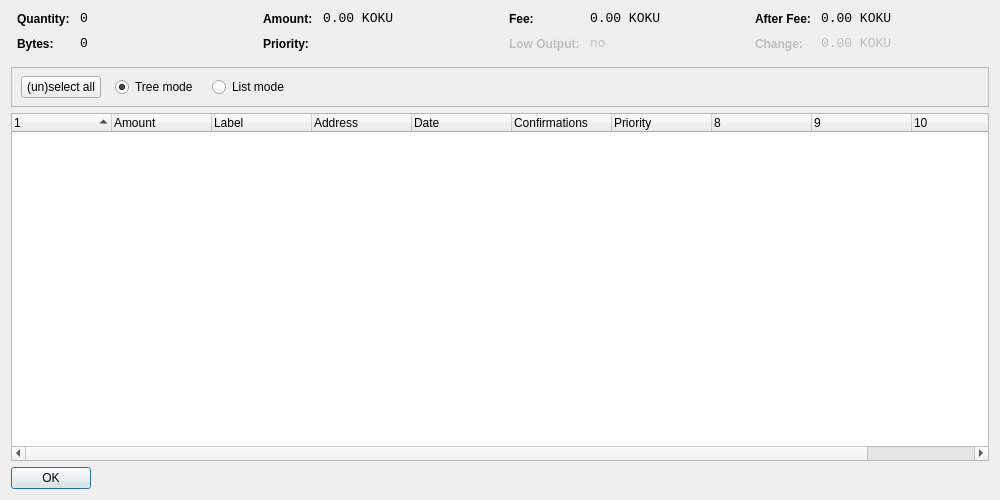
<?xml version="1.0" encoding="UTF-8"?>
<ui version="4.0">
 <class>CoinControlDialog</class>
 <widget class="QDialog" name="CoinControlDialog">
  <property name="geometry">
   <rect>
    <x>0</x>
    <y>0</y>
    <width>1000</width>
    <height>500</height>
   </rect>
  </property>
  <property name="windowTitle">
   <string>Coin Control</string>
  </property>
  <layout class="QVBoxLayout" name="verticalLayout">
   <item>
    <layout class="QHBoxLayout" name="horizontalLayoutTop" stretch="0,0,0,0">
     <property name="topMargin">
      <number>0</number>
     </property>
     <property name="bottomMargin">
      <number>10</number>
     </property>
     <item>
      <layout class="QFormLayout" name="formLayoutCoinControl1">
       <property name="horizontalSpacing">
        <number>10</number>
       </property>
       <property name="verticalSpacing">
        <number>10</number>
       </property>
       <property name="leftMargin">
        <number>6</number>
       </property>
       <property name="rightMargin">
        <number>6</number>
       </property>
       <item row="0" column="0">
        <widget class="QLabel" name="labelCoinControlQuantityText">
         <property name="styleSheet">
          <string notr="true">font-weight:bold;</string>
         </property>
         <property name="text">
          <string>Quantity:</string>
         </property>
        </widget>
       </item>
       <item row="0" column="1">
        <widget class="QLabel" name="labelCoinControlQuantity">
         <property name="font">
          <font>
           <family>Monospace</family>
           <pointsize>10</pointsize>
          </font>
         </property>
         <property name="cursor">
          <cursorShape>IBeamCursor</cursorShape>
         </property>
         <property name="contextMenuPolicy">
          <enum>Qt::ActionsContextMenu</enum>
         </property>
         <property name="text">
          <string notr="true">0</string>
         </property>
         <property name="textInteractionFlags">
          <set>Qt::LinksAccessibleByMouse|Qt::TextSelectableByKeyboard|Qt::TextSelectableByMouse</set>
         </property>
        </widget>
       </item>
       <item row="1" column="0">
        <widget class="QLabel" name="labelCoinControlBytesText">
         <property name="styleSheet">
          <string notr="true">font-weight:bold;</string>
         </property>
         <property name="text">
          <string>Bytes:</string>
         </property>
        </widget>
       </item>
       <item row="1" column="1">
        <widget class="QLabel" name="labelCoinControlBytes">
         <property name="font">
          <font>
           <family>Monospace</family>
           <pointsize>10</pointsize>
          </font>
         </property>
         <property name="cursor">
          <cursorShape>IBeamCursor</cursorShape>
         </property>
         <property name="contextMenuPolicy">
          <enum>Qt::ActionsContextMenu</enum>
         </property>
         <property name="text">
          <string notr="true">0</string>
         </property>
         <property name="textInteractionFlags">
          <set>Qt::LinksAccessibleByMouse|Qt::TextSelectableByKeyboard|Qt::TextSelectableByMouse</set>
         </property>
        </widget>
       </item>
      </layout>
     </item>
     <item>
      <layout class="QFormLayout" name="formLayoutCoinControl2">
       <property name="horizontalSpacing">
        <number>10</number>
       </property>
       <property name="verticalSpacing">
        <number>10</number>
       </property>
       <property name="leftMargin">
        <number>6</number>
       </property>
       <property name="rightMargin">
        <number>6</number>
       </property>
       <item row="0" column="0">
        <widget class="QLabel" name="labelCoinControlAmountText">
         <property name="styleSheet">
          <string notr="true">font-weight:bold;</string>
         </property>
         <property name="text">
          <string>Amount:</string>
         </property>
        </widget>
       </item>
       <item row="0" column="1">
        <widget class="QLabel" name="labelCoinControlAmount">
         <property name="font">
          <font>
           <family>Monospace</family>
           <pointsize>10</pointsize>
          </font>
         </property>
         <property name="cursor">
          <cursorShape>IBeamCursor</cursorShape>
         </property>
         <property name="contextMenuPolicy">
          <enum>Qt::ActionsContextMenu</enum>
         </property>
         <property name="text">
          <string notr="true">0.00 KOKU</string>
         </property>
         <property name="textInteractionFlags">
          <set>Qt::LinksAccessibleByMouse|Qt::TextSelectableByKeyboard|Qt::TextSelectableByMouse</set>
         </property>
        </widget>
       </item>
       <item row="1" column="0">
        <widget class="QLabel" name="labelCoinControlPriorityText">
         <property name="styleSheet">
          <string notr="true">font-weight:bold;</string>
         </property>
         <property name="text">
          <string>Priority:</string>
         </property>
        </widget>
       </item>
       <item row="1" column="1">
        <widget class="QLabel" name="labelCoinControlPriority">
         <property name="font">
          <font>
           <family>Monospace</family>
           <pointsize>10</pointsize>
          </font>
         </property>
         <property name="cursor">
          <cursorShape>IBeamCursor</cursorShape>
         </property>
         <property name="contextMenuPolicy">
          <enum>Qt::ActionsContextMenu</enum>
         </property>
         <property name="text">
          <string/>
         </property>
         <property name="textInteractionFlags">
          <set>Qt::LinksAccessibleByMouse|Qt::TextSelectableByKeyboard|Qt::TextSelectableByMouse</set>
         </property>
        </widget>
       </item>
      </layout>
     </item>
     <item>
      <layout class="QFormLayout" name="formLayoutCoinControl3">
       <property name="horizontalSpacing">
        <number>10</number>
       </property>
       <property name="verticalSpacing">
        <number>10</number>
       </property>
       <property name="leftMargin">
        <number>6</number>
       </property>
       <property name="rightMargin">
        <number>6</number>
       </property>
       <item row="0" column="0">
        <widget class="QLabel" name="labelCoinControlFeeText">
         <property name="styleSheet">
          <string notr="true">font-weight:bold;</string>
         </property>
         <property name="text">
          <string>Fee:</string>
         </property>
        </widget>
       </item>
       <item row="0" column="1">
        <widget class="QLabel" name="labelCoinControlFee">
         <property name="font">
          <font>
           <family>Monospace</family>
           <pointsize>10</pointsize>
          </font>
         </property>
         <property name="cursor">
          <cursorShape>IBeamCursor</cursorShape>
         </property>
         <property name="contextMenuPolicy">
          <enum>Qt::ActionsContextMenu</enum>
         </property>
         <property name="text">
          <string notr="true">0.00 KOKU</string>
         </property>
         <property name="textInteractionFlags">
          <set>Qt::LinksAccessibleByMouse|Qt::TextSelectableByKeyboard|Qt::TextSelectableByMouse</set>
         </property>
        </widget>
       </item>
       <item row="1" column="0">
        <widget class="QLabel" name="labelCoinControlLowOutputText">
         <property name="enabled">
          <bool>false</bool>
         </property>
         <property name="styleSheet">
          <string notr="true">font-weight:bold;</string>
         </property>
         <property name="text">
          <string>Low Output:</string>
         </property>
        </widget>
       </item>
       <item row="1" column="1">
        <widget class="QLabel" name="labelCoinControlLowOutput">
         <property name="enabled">
          <bool>false</bool>
         </property>
         <property name="font">
          <font>
           <family>Monospace</family>
           <pointsize>10</pointsize>
          </font>
         </property>
         <property name="cursor">
          <cursorShape>IBeamCursor</cursorShape>
         </property>
         <property name="contextMenuPolicy">
          <enum>Qt::ActionsContextMenu</enum>
         </property>
         <property name="text">
          <string notr="true">no</string>
         </property>
         <property name="textInteractionFlags">
          <set>Qt::LinksAccessibleByMouse|Qt::TextSelectableByKeyboard|Qt::TextSelectableByMouse</set>
         </property>
        </widget>
       </item>
      </layout>
     </item>
     <item>
      <layout class="QFormLayout" name="formLayoutCoinControl4">
       <property name="horizontalSpacing">
        <number>10</number>
       </property>
       <property name="verticalSpacing">
        <number>10</number>
       </property>
       <property name="leftMargin">
        <number>6</number>
       </property>
       <property name="rightMargin">
        <number>6</number>
       </property>
       <item row="0" column="0">
        <widget class="QLabel" name="labelCoinControlAfterFeeText">
         <property name="styleSheet">
          <string notr="true">font-weight:bold;</string>
         </property>
         <property name="text">
          <string>After Fee:</string>
         </property>
        </widget>
       </item>
       <item row="0" column="1">
        <widget class="QLabel" name="labelCoinControlAfterFee">
         <property name="font">
          <font>
           <family>Monospace</family>
           <pointsize>10</pointsize>
          </font>
         </property>
         <property name="cursor">
          <cursorShape>IBeamCursor</cursorShape>
         </property>
         <property name="contextMenuPolicy">
          <enum>Qt::ActionsContextMenu</enum>
         </property>
         <property name="text">
          <string notr="true">0.00 KOKU</string>
         </property>
         <property name="textInteractionFlags">
          <set>Qt::LinksAccessibleByMouse|Qt::TextSelectableByKeyboard|Qt::TextSelectableByMouse</set>
         </property>
        </widget>
       </item>
       <item row="1" column="0">
        <widget class="QLabel" name="labelCoinControlChangeText">
         <property name="enabled">
          <bool>false</bool>
         </property>
         <property name="styleSheet">
          <string notr="true">font-weight:bold;</string>
         </property>
         <property name="text">
          <string>Change:</string>
         </property>
        </widget>
       </item>
       <item row="1" column="1">
        <widget class="QLabel" name="labelCoinControlChange">
         <property name="enabled">
          <bool>false</bool>
         </property>
         <property name="font">
          <font>
           <family>Monospace</family>
           <pointsize>10</pointsize>
          </font>
         </property>
         <property name="cursor">
          <cursorShape>IBeamCursor</cursorShape>
         </property>
         <property name="contextMenuPolicy">
          <enum>Qt::ActionsContextMenu</enum>
         </property>
         <property name="text">
          <string notr="true">0.00 KOKU</string>
         </property>
         <property name="textInteractionFlags">
          <set>Qt::LinksAccessibleByMouse|Qt::TextSelectableByKeyboard|Qt::TextSelectableByMouse</set>
         </property>
        </widget>
       </item>
      </layout>
     </item>
    </layout>
   </item>
   <item>
    <widget class="QFrame" name="frame">
     <property name="minimumSize">
      <size>
       <width>0</width>
       <height>40</height>
      </size>
     </property>
     <property name="frameShape">
      <enum>QFrame::StyledPanel</enum>
     </property>
     <property name="frameShadow">
      <enum>QFrame::Sunken</enum>
     </property>
     <widget class="QWidget" name="horizontalLayoutWidget">
      <property name="geometry">
       <rect>
        <x>10</x>
        <y>0</y>
        <width>781</width>
        <height>41</height>
       </rect>
      </property>
      <layout class="QHBoxLayout" name="horizontalLayoutPanel" stretch="0,0,0,0,0">
       <property name="spacing">
        <number>14</number>
       </property>
       <item>
        <widget class="QPushButton" name="pushButtonSelectAll">
         <property name="sizePolicy">
          <sizepolicy hsizetype="Maximum" vsizetype="Fixed">
           <horstretch>0</horstretch>
           <verstretch>0</verstretch>
          </sizepolicy>
         </property>
         <property name="text">
          <string>(un)select all</string>
         </property>
        </widget>
       </item>
       <item>
        <widget class="QRadioButton" name="radioTreeMode">
         <property name="sizePolicy">
          <sizepolicy hsizetype="Maximum" vsizetype="Fixed">
           <horstretch>0</horstretch>
           <verstretch>0</verstretch>
          </sizepolicy>
         </property>
         <property name="text">
          <string>Tree mode</string>
         </property>
         <property name="checked">
          <bool>true</bool>
         </property>
        </widget>
       </item>
       <item>
        <widget class="QRadioButton" name="radioListMode">
         <property name="sizePolicy">
          <sizepolicy hsizetype="Maximum" vsizetype="Fixed">
           <horstretch>0</horstretch>
           <verstretch>0</verstretch>
          </sizepolicy>
         </property>
         <property name="text">
          <string>List mode</string>
         </property>
        </widget>
       </item>
       <item>
        <spacer name="horizontalSpacer">
         <property name="orientation">
          <enum>Qt::Horizontal</enum>
         </property>
         <property name="sizeHint" stdset="0">
          <size>
           <width>40</width>
           <height>20</height>
          </size>
         </property>
        </spacer>
       </item>
      </layout>
     </widget>
    </widget>
   </item>
   <item>
    <widget class="CoinControlTreeWidget" name="treeWidget">
     <property name="contextMenuPolicy">
      <enum>Qt::CustomContextMenu</enum>
     </property>
     <property name="sortingEnabled">
      <bool>false</bool>
     </property>
     <property name="columnCount">
      <number>11</number>
     </property>
     <attribute name="headerShowSortIndicator" stdset="0">
      <bool>true</bool>
     </attribute>
     <attribute name="headerStretchLastSection">
      <bool>false</bool>
     </attribute>
     <column>
      <property name="text">
       <string/>
      </property>
     </column>
     <column>
      <property name="text">
       <string>Amount</string>
      </property>
     </column>
     <column>
      <property name="text">
       <string>Label</string>
      </property>
     </column>
     <column>
      <property name="text">
       <string>Address</string>
      </property>
     </column>
     <column>
      <property name="text">
       <string>Date</string>
      </property>
     </column>
     <column>
      <property name="text">
       <string>Confirmations</string>
      </property>
      <property name="toolTip">
       <string>Confirmed</string>
      </property>
     </column>
     <column>
      <property name="text">
       <string>Priority</string>
      </property>
     </column>
     <column>
      <property name="text">
       <string/>
      </property>
     </column>
     <column>
      <property name="text">
       <string/>
      </property>
     </column>
     <column>
      <property name="text">
       <string/>
      </property>
     </column>
     <column>
      <property name="text">
       <string/>
      </property>
     </column>
    </widget>
   </item>
   <item>
    <widget class="QDialogButtonBox" name="buttonBox">
     <property name="sizePolicy">
      <sizepolicy hsizetype="Maximum" vsizetype="Fixed">
       <horstretch>0</horstretch>
       <verstretch>0</verstretch>
      </sizepolicy>
     </property>
     <property name="orientation">
      <enum>Qt::Horizontal</enum>
     </property>
     <property name="standardButtons">
      <set>QDialogButtonBox::Ok</set>
     </property>
    </widget>
   </item>
  </layout>
 </widget>
 <customwidgets>
  <customwidget>
   <class>CoinControlTreeWidget</class>
   <extends>QTreeWidget</extends>
   <header>coincontroltreewidget.h</header>
  </customwidget>
 </customwidgets>
 <resources/>
 <connections/>
</ui>
